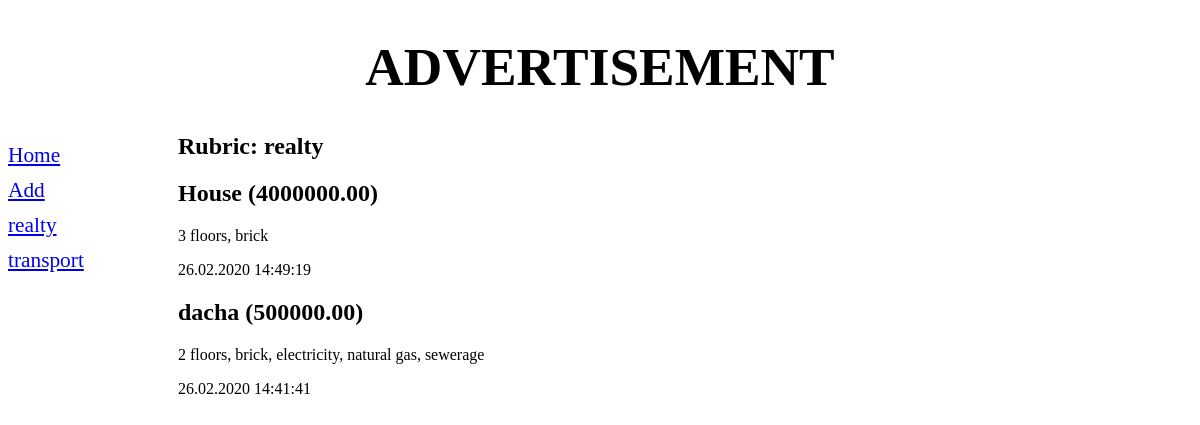
Page /bboard/2/ on the earlier database version.
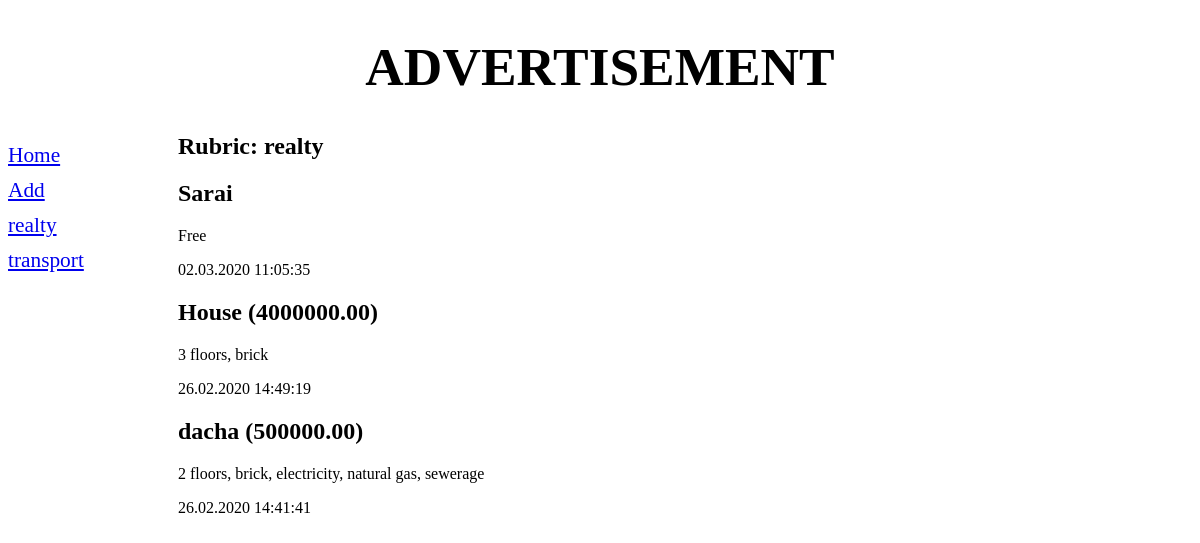
Same page on the later database version.
### bboard/models.py (models this page shows, shortened)
class Rubric(models.Model):
    name = models.CharField(max_length=20, db_index=True, verbose_name='Rubric name')
    class Meta:
        verbose_name_plural = 'Rubrics'
        verbose_name = 'Rubric'
        ordering = ['name']

class AdsBoard(models.Model):
    title = models.CharField(
        max_length=50, verbose_name='Name',
        validators=[validators.RegexValidator(regex='^.{4,}$')],
        error_messages={'invalid': 'Wrong item name!'},
    )
    content = models.TextField(null=True, blank=True, verbose_name='Description')
    price = models.FloatField(null=True, blank=True, verbose_name='Price')
    published = models.DateTimeField(auto_now_add=True, db_index=True, verbose_name='Published')
    rubric = models.ForeignKey('Rubric', null=True, on_delete=models.PROTECT, verbose_name='Rubric')
    class Meta:
        verbose_name_plural = 'Advertisements'
        verbose_name = 'Advertisement'
        ordering = ['-published']
        indexes = [
            models.Index(fields=['-published', 'title'], name='main'),
            models.Index(fields=['title', 'price', 'rubric']),
        ]
    def title_and_price(self):
        if self.price:
            return '{0} ({1:.2f})'.format(self.title, self.price)
        else:
            return self.title
    title_and_price.short_description = 'Title and Price'

### bboard/views.py (the view)
# urls.py: path('<int:rubric_id>/', by_rubric, name='by_rubric'),
def by_rubric(request, rubric_id):
    ads = AdsBoard.objects.filter(rubric=rubric_id)
    rubrics = Rubric.objects.all()
    current_rubric = Rubric.objects.get(pk=rubric_id)
    context = {
        'ads': ads,
        'rubrics': rubrics,
        'current_rubric': current_rubric,
    }
    return render(request, 'bboard/by_rubric.html', context)

### bboard/templates/bboard/by_rubric.html (shortened to what this page needs)
{% extends "bboard/layout/basic.html" %}
{% block content %}
<h2>Rubric: {{ current_rubric.name }}</h2>
{% for ad in ads %}
<div>
    <h2>{{ ad.title_and_price }}</h2>
    <p>{{ ad.content }}</p>
    <p>{{ ad.published|date:"d.m.Y H:i:s" }}</p>
</div>
{% endfor %}
{% endblock %}

### bboard/templates/bboard/layout/basic.html (shortened to what this page needs)
<!DOCTYPE html>
{% load static %}
<html lang="en">
<head>
    <link rel="stylesheet" type="text/css" href="{% static 'bboard/style.css' %}">
</head>
<body>
    <h1>Advertisement</h1>
    <nav>
        <a href="{% url 'index' %}">Home</a>
        <a href="{% url 'add' %}">Add</a>
        {% for rubric in rubrics %}
        <a href="{{ rubric.get_absolute_url }}">{{ rubric.name }}</a>
        {% endfor %}
    </nav>
    <section>
        {% block content %}
        {% endblock %}
    </section>
</body>
</html>

Differences in the rows shown:
added AdsBoard: title_and_price "Sarai", content "Free", published "02.03.2020 11:05:35"
